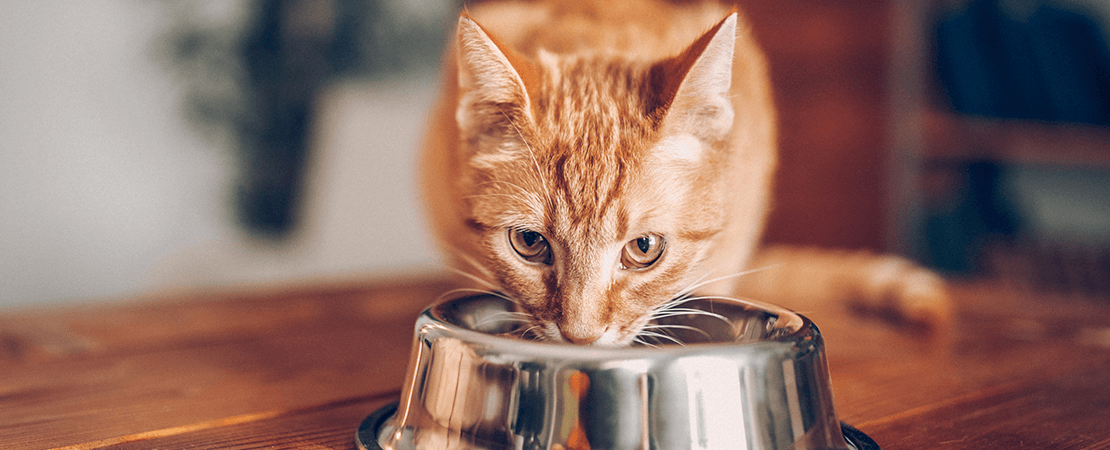
#> input picture images/cat.png, 1110 x 450 px; its folder holds only this picture in this run
$ python validate_preprocess.py
#> lines starting #> are read from the running program, lines starting #| are printed output that depends on the picture; after the words box and inside, x2 and y2 are one past the last pixel; in counts of white or black regions, pixels touching at a corner belong together
### preprocess_image.py
import time
import math
from typing import Tuple, Dict, Any, Optional
import yaml
import numpy as np
from PIL import Image, ImageOps
import cv2


def load_config(path: Optional[str] = None) -> Dict[str, Any]:
    default = {
        "complexity_analysis": {
            "use_edge_detection": True,
            "use_entropy": True,
            "use_text_detection": False,
        },
        "resolution_tiers": {"low": 336, "medium": 512, "high": 768, "ultra": 1024},
        "thresholds": {"low_complexity": 0.3, "high_complexity": 0.7},
        "cropping": {"enabled": True, "min_margin": 10, "max_crop_ratio": 0.3, "background_threshold": None},
        "output": {"save_visualizations": False, "save_metrics": True, "verbose": False},
    }
    if not path:
        return default
    with open(path, "r", encoding="utf-8") as f:
        cfg = yaml.safe_load(f) or {}
    # merge defaults shallowly
    for k, v in default.items():
        if k not in cfg:
            cfg[k] = v
        elif isinstance(v, dict):
            for kk, vv in v.items():
                cfg[k].setdefault(kk, vv)
    return cfg


def pil_to_cv2(img: Image.Image) -> np.ndarray:
    return cv2.cvtColor(np.array(img), cv2.COLOR_RGB2BGR)


def cv2_to_pil(img: np.ndarray) -> Image.Image:
    return Image.fromarray(cv2.cvtColor(img, cv2.COLOR_BGR2RGB))


def analyze_complexity(pil_img: Image.Image, config: Dict[str, Any]) -> Dict[str, float]:
    # returns metrics and combined complexity score in [0,1]
    img_cv = pil_to_cv2(pil_img)
    h, w = img_cv.shape[:2]
    area = float(w * h)

    gray = cv2.cvtColor(img_cv, cv2.COLOR_BGR2GRAY)

    edge_density = 0.0
    entropy_norm = 0.0
    text_density = 0.0

    if config["complexity_analysis"].get("use_edge_detection", True):
        edges = cv2.Canny(gray, 100, 200)
        edge_density = float(np.count_nonzero(edges)) / area

    if config["complexity_analysis"].get("use_entropy", True):
        hist = cv2.calcHist([gray], [0], None, [256], [0, 256]).flatten()
        p = hist / (hist.sum() + 1e-12)
        p_nonzero = p[p > 0]
        entropy = -float((p_nonzero * np.log2(p_nonzero)).sum())
        entropy_norm = min(entropy / 8.0, 1.0)

    if config["complexity_analysis"].get("use_text_detection", False):
        try:
            import pytesseract

            data = pytesseract.image_to_data(pil_img, output_type=pytesseract.Output.DICT)
            n_boxes = sum(1 for t in data.get("text", []) if t.strip())
            text_density = float(n_boxes) / (area / (100 * 100))  # boxes per 100x100 patch
            text_density = min(text_density, 1.0)
        except Exception:
            text_density = 0.0

    # combine metrics with simple weights
    w_edge = 0.5
    w_entropy = 0.4
    w_text = 0.1
    score = w_edge * min(edge_density * 5.0, 1.0) + w_entropy * entropy_norm + w_text * text_density
    score = max(0.0, min(score, 1.0))

    return {
        "edge_density": edge_density,
        "entropy_norm": entropy_norm,
        "text_density": text_density,
        "complexity_score": score,
    }


# [94 lines left out: functions select_resolution, crop_content, resize_and_pad, not called in this run]


def preprocess_image(input_image: Any, config: Optional[Dict[str, Any]] = None) -> Tuple[Image.Image, Dict[str, Any]]:
    # input_image: path or PIL Image
    cfg = config or load_config(None)
    if isinstance(input_image, str):
        pil_img = Image.open(input_image).convert("RGB")
    elif isinstance(input_image, Image.Image):
        pil_img = input_image.convert("RGB")
    else:
        raise ValueError("input_image must be a file path or PIL.Image.Image")

    meta: Dict[str, Any] = {"original_size": pil_img.size}
    t0 = time.time()
    metrics = analyze_complexity(pil_img, cfg)
    meta.update(metrics)

    target = select_resolution(metrics["complexity_score"], cfg)
    meta["selected_resolution"] = target

    cropped_img, crop_coords = (pil_img, None)
    if cfg.get("cropping", {}).get("enabled", True):
        cropped_img, crop_coords = crop_content(pil_img, cfg)
    meta["crop_coords"] = crop_coords

    final = resize_and_pad(cropped_img, target)
    meta["final_size"] = final.size
    meta["processing_time_s"] = time.time() - t0
    return final, meta


# [18 lines left out: function _cli, not called in this run]


# [2 lines that do not run on import are left out]

### validate_preprocess.py
"""Small-scale validator for preprocess_image.

Computes per-image:
- preprocessing time (from the preprocessing meta)
- simulated inference time before/after (proportional to visual token count)
- token reduction
- quality (SSIM if available, otherwise MSE) between baseline-resized and processed image

Outputs CSV with per-image rows and a summary row.
"""
import argparse
from pathlib import Path
import csv
import math
import time
from typing import Optional

from preprocess_image import preprocess_image, load_config
from PIL import Image
import numpy as np

try:
    from skimage.metrics import structural_similarity as ssim
    HAVE_SSIM = True
except Exception:
    HAVE_SSIM = False


def token_count_for_resolution(res: int, patch_size: int) -> int:
    return (res // patch_size) * (res // patch_size)


# [26 lines left out: functions image_to_square, compute_quality, not called in this run]


def run(images_dir: Path, cfg_path: Optional[str], out_csv: Path, baseline_res: int, patch_size: int, token_time: float):
    cfg = load_config(cfg_path)
    images = sorted([p for p in images_dir.iterdir() if p.suffix.lower() in ('.png', '.jpg', '.jpeg', '.bmp')])
    rows = []
    sum_pre = 0.0
    sum_sim_before = 0.0
    sum_sim_after = 0.0
    sum_tokens_before = 0
    sum_tokens_after = 0
    for p in images:
        try:
            t0 = time.time()
            proc_img, meta = preprocess_image(str(p), cfg)
#> in preprocess_image, pil_img is the input picture: PIL image 1110x450 RGB; mean R, G, B 142.2, 110.2, 100.4
#> in analyze_complexity, `gray = cv2.cvtColor(img_cv, cv2.COLOR_BGR2GRAY)`:
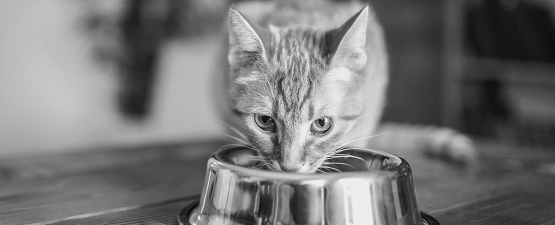
#> gray: shape (450, 1110) (shown at 1/2 size); min 13, max 251, mean 118.7
#> in analyze_complexity, `edges = cv2.Canny(gray, 100, 200)`:
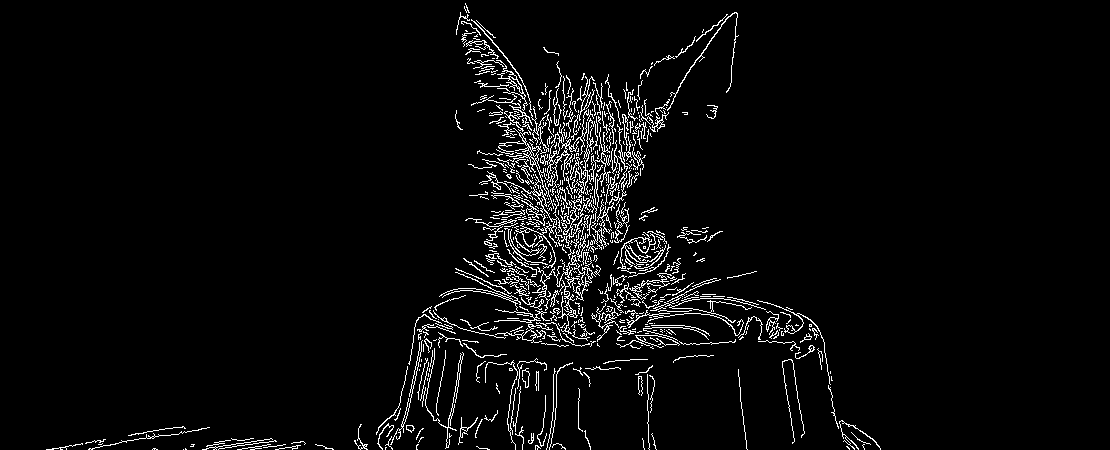
#> edges: shape (450, 1110); 3.9% white in thin lines or dots, all inside (x1, y1, x2, y2) = (46, 3, 881, 450)
#> in analyze_complexity, `edge_density = float(np.count_nonzero(edges)) / area`: edge_density = 0.0394
#> in analyze_complexity, `hist = cv2.calcHist([gray], [0], None, [256], [0, 256]).flatten()`: hist = 256 values, max 12095 at index 64, min 0 at index 0, mean 1951.2
#> in analyze_complexity, `p = hist / (hist.sum() + 1e-12)`: p = 256 values, max 0.0242 at index 64, min 0 at index 0, mean 0.00391
#> in analyze_complexity, `p_nonzero = p[p > 0]`: p_nonzero = 156 values, max 0.0242 at index 27, min 0.00021 at index 155, mean 0.00641
#> in analyze_complexity, `entropy = -float((p_nonzero * np.log2(p_nonzero)).sum())`: entropy = 7.02
#> in analyze_complexity, `entropy_norm = min(entropy / 8.0, 1.0)`: entropy_norm = 0.877
            preproc_time = meta.get('processing_time_s', time.time() - t0)

            # baseline: no preprocessing, inference at baseline_res
            baseline_tokens = token_count_for_resolution(baseline_res, patch_size)
            baseline_infer_time = baseline_tokens * token_time

            # after: tokens from processed final size
            fw, fh = meta.get('final_size', proc_img.size)
            # final is square; use max
            final_res = max(fw, fh)
            after_tokens = token_count_for_resolution(final_res, patch_size)
            after_infer_time = after_tokens * token_time

            # token reduction
            token_reduction = 1.0 - (after_tokens / float(baseline_tokens)) if baseline_tokens > 0 else 0.0

            # quality: compare baseline-resized image vs processed image
            orig = Image.open(p).convert('RGB')
            baseline_img = image_to_square(orig, baseline_res)
            # ensure processed image is same size as baseline for comparison
            proc_for_q = proc_img.resize(baseline_img.size, Image.LANCZOS)
            quality = compute_quality(baseline_img, proc_for_q)

            rows.append({
                'image': p.name,
                'original_size': f"{orig.size[0]}x{orig.size[1]}",
                'preproc_time_s': round(preproc_time, 6),
                'baseline_tokens': baseline_tokens,
                'after_tokens': after_tokens,
                'token_reduction': round(token_reduction, 4),
                'baseline_infer_s': round(baseline_infer_time, 6),
                'after_infer_s': round(after_infer_time, 6),
                'total_before_s': round(baseline_infer_time, 6),
                'total_after_s': round(preproc_time + after_infer_time, 6),
                'quality_score': round(float(quality), 6),
            })

            sum_pre += preproc_time
            sum_tokens_before += baseline_tokens
            sum_tokens_after += after_tokens
            sum_sim_after += quality
        except Exception as e:
            print(f"ERR processing {p}: {e}")

    # write CSV
    with out_csv.open('w', newline='', encoding='utf-8') as f:
        fieldnames = ['image','original_size','preproc_time_s','baseline_tokens','after_tokens','token_reduction','baseline_infer_s','after_infer_s','total_before_s','total_after_s','quality_score']
        w = csv.DictWriter(f, fieldnames=fieldnames)
        w.writeheader()
        for r in rows:
            w.writerow(r)
        # summary row
        if rows:
            avg_pre = sum_pre / len(rows)
            avg_token_red = 1.0 - (sum_tokens_after / float(sum_tokens_before)) if sum_tokens_before>0 else 0.0
            avg_quality = sum_sim_after / len(rows)
            w.writerow({
                'image':'__SUMMARY__',
                'original_size':'',
                'preproc_time_s':round(avg_pre,6),
                'baseline_tokens':sum_tokens_before,
                'after_tokens':sum_tokens_after,
                'token_reduction':round(avg_token_red,6),
                'baseline_infer_s':'',
                'after_infer_s':'',
                'total_before_s':'',
                'total_after_s':'',
                'quality_score':round(avg_quality,6),
            })

    print(f"Wrote {out_csv} with {len(rows)} rows")


if __name__ == '__main__':
    p = argparse.ArgumentParser()
    p.add_argument('--images-dir', default='images')
    p.add_argument('--config', default='preprocess_config.yaml')
    p.add_argument('--baseline-res', type=int, default=512)
    p.add_argument('--patch-size', type=int, default=16)
    p.add_argument('--token-time', type=float, default=0.0005, help='Simulated inference time per visual token (s)')
    p.add_argument('--out-csv', default='validation_small.csv')
    args = p.parse_args()
    run(Path(args.images_dir), args.config, Path(args.out_csv), args.baseline_res, args.patch_size, args.token_time)
#> (the call stopped at in analyze_complexity, `data = pytesseract.image_to_data(pil_img, output_type=pytesseract.Outp..`: pytesseract is not available in this run)

$ run again, on images/precipitation.png
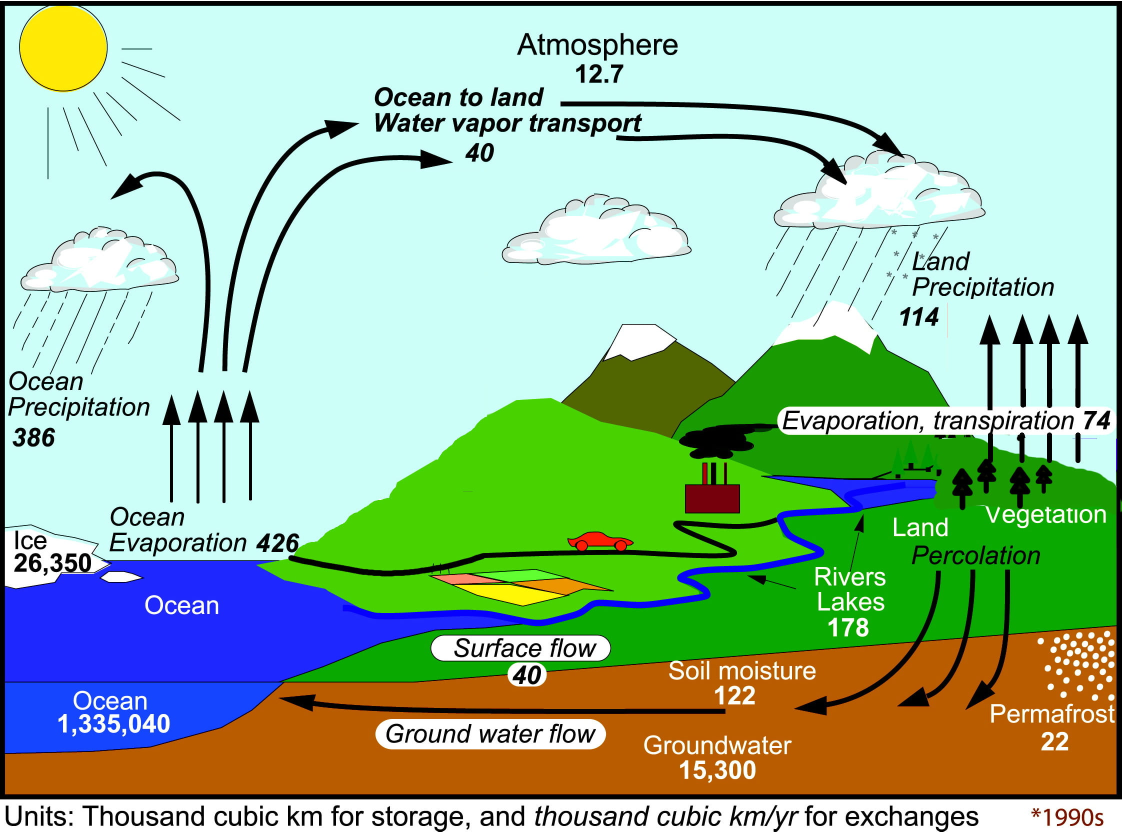
#> input picture images/precipitation.png, 2243 x 1663 px (shown at 1/2 size)
#> in preprocess_image, pil_img is the input picture: PIL image 2243x1663 RGB; mean R, G, B 151, 187.4, 154.5
#> in analyze_complexity, `gray = cv2.cvtColor(img_cv, cv2.COLOR_BGR2GRAY)`:
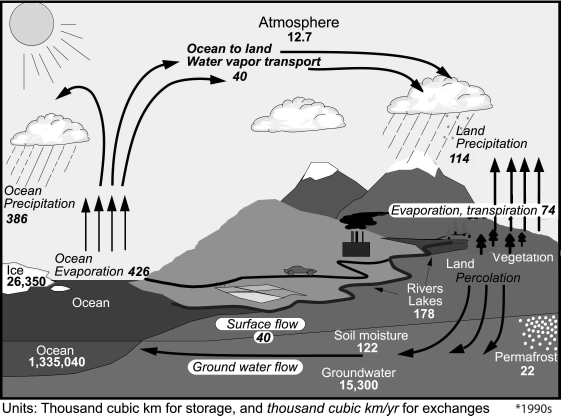
#> gray: shape (1663, 2243) (shown at 1/4 size); min 0, max 255, mean 172.8
#> in analyze_complexity, `edges = cv2.Canny(gray, 100, 200)`:
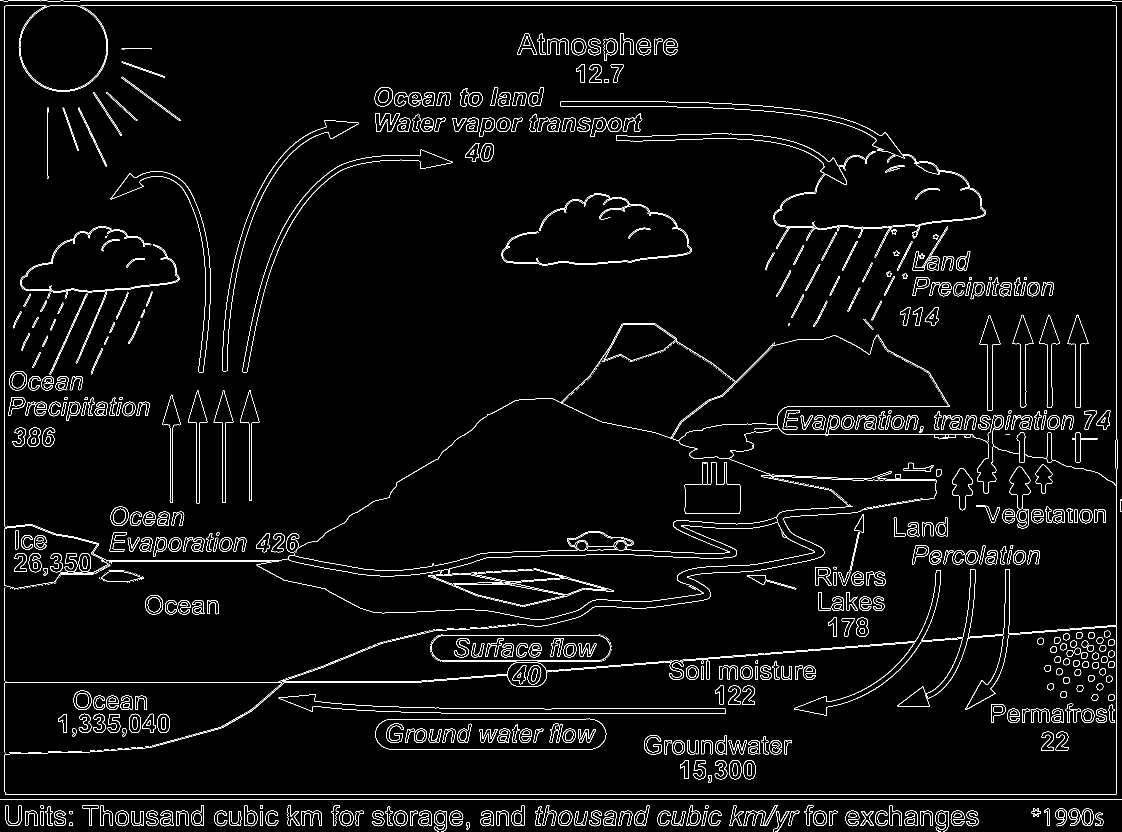
#> edges: shape (1663, 2243) (shown at 1/2 size); 3.3% white in thin lines or dots
#> edge_density = 0.0326
#> hist = 256 values, max 1546332 at index 239, min 419 at index 200, mean 14570.7
#> p = 256 values, max 0.415 at index 239, min 0.000112 at index 200, mean 0.00391
#> p_nonzero has the same summary as p
#> entropy = 4.08
#> entropy_norm = 0.51
